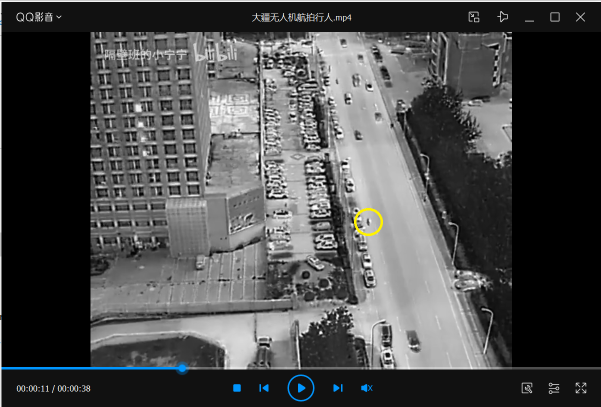
#> input picture data/task3/大疆无人机航拍骑车人目标.png, 1201 x 813 px, found by its file name (shown at 1/2 size); the run also reads 1 picture not shown here
$ python ms3-tracking.py
#> lines starting #> are read from the running program, lines starting #| are printed output that depends on the picture; after the words box and inside, x2 and y2 are one past the last pixel; in counts of white or black regions, pixels touching at a corner belong together
import cv2
import numpy as np
import os
import time
from collections import deque

from ncc import fast_ncc_match

# ======================== CLAHE 参数 ========================
CLAHE_CLIP_LIMIT = 3.0
CLAHE_TILE_GRID_SIZE = (8, 8)

# ======================== 相位相关参数 ========================
PHASE_MAX_SHIFT = 50             # 位移超过此值视为误检

# ======================== 模板提取参数 ========================
TM_HSV_LOWER = np.array([15, 40, 40])
TM_HSV_UPPER = np.array([45, 255, 255])
TM_BORDER_MASK_RATIO = 0.1
TM_MORPH_KERNEL_SIZE = (3, 3)
TM_MORPH_ITERATIONS = 1
TM_MIN_CONTOUR_AREA = 20
TM_INSCRIBED_SCALE = 0.85       # 内接正方形缩小系数

# ======================== 锚点扫描参数 ========================
ANCHOR_SCAN_START_SEC = 9
ANCHOR_SCAN_END_SEC = 13
ANCHOR_MIN_SCORE = 0.4
ANCHOR_SCAN_SCALES = [0.6, 0.7, 0.8, 0.9, 1.0]
ANCHOR_MIN_TEMPLATE_SIZE = 10

# ======================== 反向追踪参数 ========================
REV_VELOCITY_DAMPING = 0.9       # 预测位置阻尼
REV_CAM_DAMPING = 0.5            # 相机位移补偿阻尼
REV_PAD_RATIO = 0.25             # 搜索 pad 比例
REV_PAD_MIN = 12
REV_PAD_MOTION_RATIO = 0.5       # 运动幅度 → pad 转换系数
REV_SCALE_FACTORS = [0.95, 0.98, 1.0]
REV_MIN_TEMPLATE_SIZE = 6
REV_RESEARCH_MIN_SCORE = 0.4     # 低于此分触发重搜
REV_RESEARCH_PAD_RATIO = 0.4
REV_RESEARCH_PAD_MIN = 15
REV_RESEARCH_SCALE_FACTORS = [0.92, 0.97, 1.0]
REV_RESEARCH_SCORE_MARGIN = 0.03 # 重搜结果必须比原最高分高出至少此值
REV_RESEARCH_MIN_ACCEPT = 0.45   # 重搜结果自身最低接受分
REV_CON_LOST_MAX = 10
REV_MIN_SCORE = 0.4
REV_VELOCITY_EMA_ALPHA = 0.7     # 速度指数平滑系数
REV_SCALE_CLAMP_MIN_RATIO = 0.95 # 尺度下界相对于 prev_scale
REV_SCALE_CLAMP_MAX = 1.0        # 尺度上界（严禁放大）

# ======================== 正向追踪参数 ========================
FWD_VELOCITY_DAMPING = 0.9
FWD_CAM_DAMPING = 0.4            # 位移补偿阻尼
FWD_SCALE_DAMPING = 0.9
FWD_PAD_RATIO = 0.5
FWD_PAD_MIN = 10
FWD_PAD_MOTION_RATIO = 0.5
FWD_SCALE_FACTORS = [0.9735, 0.989, 1.0, 1.037, 1.067]
FWD_MIN_TEMPLATE_SIZE = 6
FWD_VELOCITY_EMA_ALPHA = 0.4    # 惯性与新观测的比例
FWD_SCALE_EMA_ALPHA = 0.4

# ======================== 正向追踪 – 低分重搜参数 ========================
FWD_RESEARCH_MIN_SCORE = 0.35
FWD_RESEARCH_PAD_RATIO = 0.2
FWD_RESEARCH_PAD_MIN = 25
FWD_RESEARCH_SCALE_FACTORS = [0.93, 0.97, 1.0, 1.03, 1.04]
FWD_RESEARCH_SCORE_MARGIN = 0.02
FWD_RESEARCH_MIN_ACCEPT = 0.4

# ======================== 模板更新参数 ========================
TEMPLATE_UPDATE_INTERVAL = 10
TEMPLATE_UPDATE_MIN_SCORE = 0.5
TEMPLATE_BLEND_MIN_SCORE = 0.6
TEMPLATE_BLEND_ALPHA_RETAIN = 0.95   # 保留旧模板的比例
TEMPLATE_UPDATE_MIN_PATCH = 6

# ======================== 丢失恢复参数 ========================
CONSECUTIVE_LOST_MAX = 30

# ======================== 通用参数 ========================
TRAJECTORY_MAXLEN = 2000
PROGRESS_INTERVAL = 50

# ======================== 可视化参数 ========================
FONT = cv2.FONT_HERSHEY_SIMPLEX
FONT_SCALE_INFO = 0.5
FONT_SCALE_ANCHOR = 0.7
FONT_SCALE_LOST = 1.5
FONT_THICKNESS = 2
FONT_THICKNESS_LOST = 3
COLOR_GREEN = (0, 255, 0)
COLOR_RED = (0, 0, 255)
COLOR_BLUE = (255, 0, 0)
BOX_THICKNESS = 2
TRAJECTORY_THICKNESS = 2
CIRCLE_RADIUS = 4


# ====================== 全局位移估计（相位相关） ======================
def estimate_global_shift(prev_gray, curr_gray):
    """返回 (dx, dy)，若失败则返回 (0, 0)"""
    try:
        shift, _ = cv2.phaseCorrelate(np.float32(prev_gray), np.float32(curr_gray))
        dx, dy = shift
        if abs(dx) > PHASE_MAX_SHIFT or abs(dy) > PHASE_MAX_SHIFT:
            return 0.0, 0.0
        return dx, dy
    except Exception:
        return 0.0, 0.0


# ====================== 模板自动提取（黄色圆圈，内缩防背景） ======================
def extract_template_from_ref(ref_path):
#> called with ref_path = 'data/task3/大疆无人机航拍骑车人目标.png'
    print(f"从参考图提取模板: {ref_path}")
    img = cv2.imread(ref_path)
#> img is the input picture: shape (813, 1201, 3); mean B, G, R 74.9, 74.8, 74.2
    if img is None:
        raise FileNotFoundError(f"无法读取参考图: {ref_path}")

    h, w = img.shape[:2]
    hsv = cv2.cvtColor(img, cv2.COLOR_BGR2HSV)
#> hsv: shape (813, 1201, 3); mean H, S, V 0.6, 1.5, 75.2

    # 黄色
    mask = cv2.inRange(hsv, TM_HSV_LOWER, TM_HSV_UPPER)
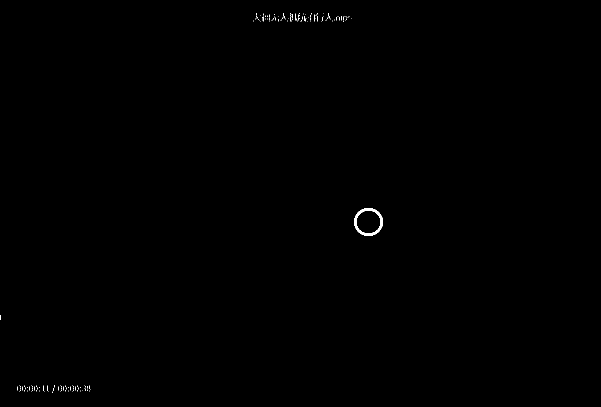
#> mask: shape (813, 1201) (shown at 1/2 size); 0.14% white; 145 white regions (144 under 20 px), largest, box (x1, y1, x2, y2) and area: (708, 416, 766, 472) 813

    # 屏蔽上下边缘
    mask[:int(h * TM_BORDER_MASK_RATIO), :] = 0
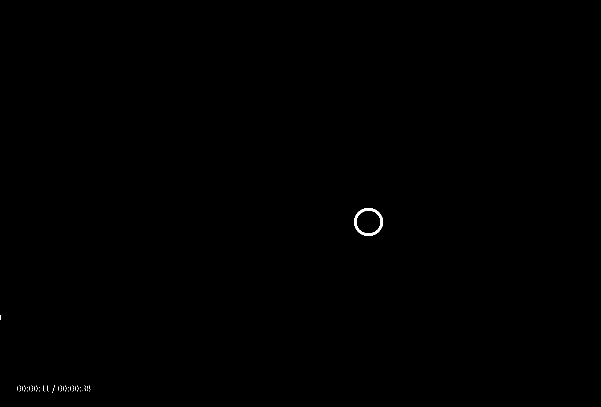
#> mask: shape (813, 1201) (shown at 1/2 size); 0.11% white; 59 white regions (58 under 20 px), largest, box (x1, y1, x2, y2) and area: (708, 416, 766, 472) 813
    mask[int(h * (1.0 - TM_BORDER_MASK_RATIO)):, :] = 0
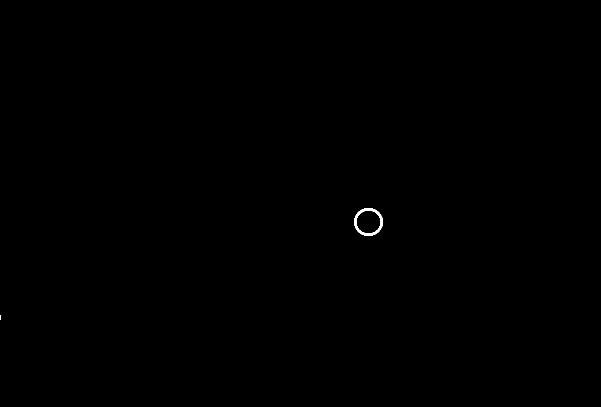
#> mask: shape (813, 1201) (shown at 1/2 size); 0.08% white; 2 white regions (1 under 20 px)

    kernel = np.ones(TM_MORPH_KERNEL_SIZE, np.uint8)
    mask = cv2.morphologyEx(mask, cv2.MORPH_CLOSE, kernel, iterations=TM_MORPH_ITERATIONS)

    contours, _ = cv2.findContours(mask, cv2.RETR_EXTERNAL, cv2.CHAIN_APPROX_SIMPLE)
#> contours = 2 contours, 1 with area under 20; largest, box (x1, y1, x2, y2) and area: (708, 416, 766, 472) 2463
    if not contours:
        cv2.imwrite("output/task3/debug_mask.png", mask)
        raise ValueError("未找到黄色区域，已保存 debug_mask.png")

    # 取面积最大的轮廓（黄圈）
    best_cnt = max(contours, key=cv2.contourArea)
#> best_cnt = contour of 88 points, box (x1, y1, x2, y2) (708, 416, 766, 472), area 2463
    if cv2.contourArea(best_cnt) < TM_MIN_CONTOUR_AREA:
        raise ValueError("黄圈面积太小")

    # 最小外接圆，取内接正方形，并适当缩小，确保只含骑车人
    (cx, cy), radius = cv2.minEnclosingCircle(best_cnt)
#> cx = 736.6; cy = 443.5; radius = 28.78
    side = int(radius * TM_INSCRIBED_SCALE)
#> side = 24
    side = min(side, w, h)
    x1 = max(0, int(cx - side // 2))
#> x1 = 724
    y1 = max(0, int(cy - side // 2))
#> y1 = 431
    x2 = min(w, x1 + side)
#> x2 = 748
    y2 = min(h, y1 + side)
#> y2 = 455
    patch = img[y1:y2, x1:x2]
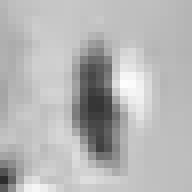
#> patch: shape (24, 24, 3) (shown 8 times larger); min 45, max 253, mean 182.1
    gray_patch = cv2.cvtColor(patch, cv2.COLOR_BGR2GRAY)

    cv2.imwrite("output/task3/auto_template.png", gray_patch)
    print(f"模板提取成功，尺寸 {gray_patch.shape[1]}x{gray_patch.shape[0]}")
#| 模板提取成功，尺寸 24x24
#> (the rest of the program and of its run is left out)
